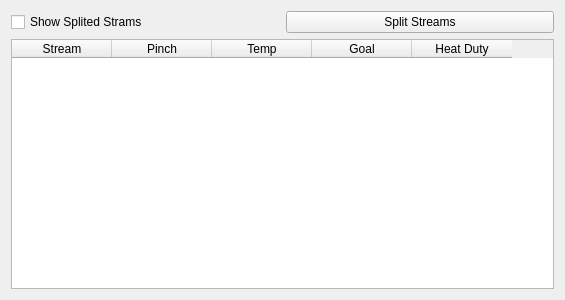
<?xml version="1.0" encoding="UTF-8"?>
<ui version="4.0">
 <class>Form</class>
 <widget class="QWidget" name="Form">
  <property name="geometry">
   <rect>
    <x>0</x>
    <y>0</y>
    <width>565</width>
    <height>300</height>
   </rect>
  </property>
  <property name="windowTitle">
   <string>Form</string>
  </property>
  <layout class="QVBoxLayout" name="verticalLayout">
   <item>
    <layout class="QHBoxLayout" name="horizontalLayout">
     <item>
      <widget class="QCheckBox" name="checkBox">
       <property name="text">
        <string>Show Splited Strams</string>
       </property>
       <property name="checked">
        <bool>false</bool>
       </property>
      </widget>
     </item>
     <item>
      <widget class="QPushButton" name="pushButton">
       <property name="text">
        <string>Split Streams</string>
       </property>
      </widget>
     </item>
    </layout>
   </item>
   <item>
    <widget class="QTableWidget" name="tableWidget">
     <property name="showGrid">
      <bool>true</bool>
     </property>
     <property name="columnCount">
      <number>5</number>
     </property>
     <attribute name="horizontalHeaderVisible">
      <bool>true</bool>
     </attribute>
     <attribute name="horizontalHeaderCascadingSectionResizes">
      <bool>false</bool>
     </attribute>
     <column>
      <property name="text">
       <string>Stream</string>
      </property>
     </column>
     <column>
      <property name="text">
       <string>Pinch</string>
      </property>
     </column>
     <column>
      <property name="text">
       <string>Temp</string>
      </property>
     </column>
     <column>
      <property name="text">
       <string>Goal</string>
      </property>
     </column>
     <column>
      <property name="text">
       <string>Heat Duty</string>
      </property>
     </column>
    </widget>
   </item>
  </layout>
 </widget>
 <resources/>
 <connections/>
</ui>
